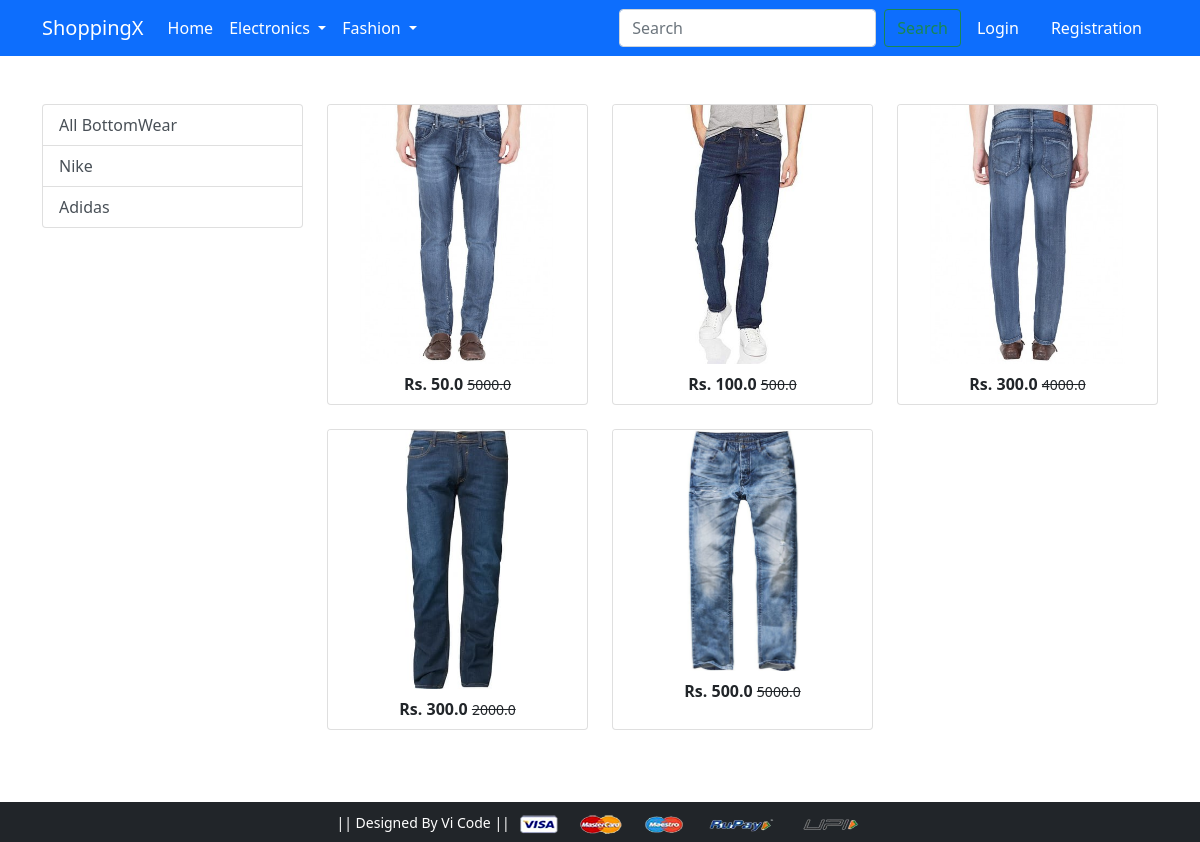
The app's page /bottomwear/ with its own data.
### app/models.py (models this page shows, shortened)
class Product(models.Model):
    title = models.CharField(max_length=100)
    selling_price = models.FloatField()
    discounted_price = models.FloatField()
    description = models.TextField()
    brand = models.CharField(max_length=100)
    category = models.CharField(choices=CATEGORY_CHOICES, max_length=2)
    product_image = models.ImageField(upload_to='productimg')

### app/views.py (the view)
# urls.py: path('bottomwear/', views.bottomwear, name='bottomwear'),
def bottomwear(request, data=None):
    if data is None:
        bottomwears = Product.objects.filter(category='BW')  # Correct variable name
    elif data in ['nike', 'adidas']:  # Use a list for better readability
        bottomwears = Product.objects.filter(category='BW', brand=data)  # Assign to bottomwears
    return render(request, 'app/bottomwear.html', {'bottomwears': bottomwears})  # Ensure consistency

### app/templates/app/bottomwear.html (shortened to what this page needs)
{% extends 'app/base.html' %}
{% load static %}
{% block main-content %}
<div class="container my-5">
  <div class="row">
    <div class="col-12 col-md-3 mb-3">
      <div class="d-none d-md-block">
        <div class="list-group">
          <a href="{% url 'bottomwear'%}" class="list-group-item list-group-item-action">All BottomWear</a>
          <a href="{% url 'bottomweardata' 'nike' %}" class="list-group-item list-group-item-action">Nike</a>
          <a href="{% url 'bottomweardata' 'adidas' %}" class="list-group-item list-group-item-action">Adidas</a>
        </div>
      </div>
    </div>
    <div class="col-12 col-md-9">
      <div class="row">
        {% for product in bottomwears %}
        <div class="col-6 col-md-4 text-center mb-4">
          <a href="{% url 'product-detail' product.id %}" class="text-decoration-none text-dark">
            <div class="card h-100">
              <img src="{{product.product_image.url}}" class="card-img-top img-fluid" alt="{{product.tittle}}">
              <div class="card-body p-2">
                <div class="fw-bold">
                  Rs. {{product.discounted_price}}
                  <small class="fw-light text-decoration-line-through">{{product.selling_price}}</small>
                </div>
              </div>
            </div>
          </a>
        </div>
        {% endfor %}
      </div>
    </div>
  </div>
</div>
{% endblock main-content %}

### records on screen
Product: product_image (picture), discounted_price "50.0", selling_price "5000.0"
Product: product_image (picture), discounted_price "100.0", selling_price "500.0"
Product: product_image (picture), discounted_price "300.0", selling_price "4000.0"
Product: product_image (picture), discounted_price "300.0", selling_price "2000.0"
Product: product_image (picture), discounted_price "500.0", selling_price "5000.0"
